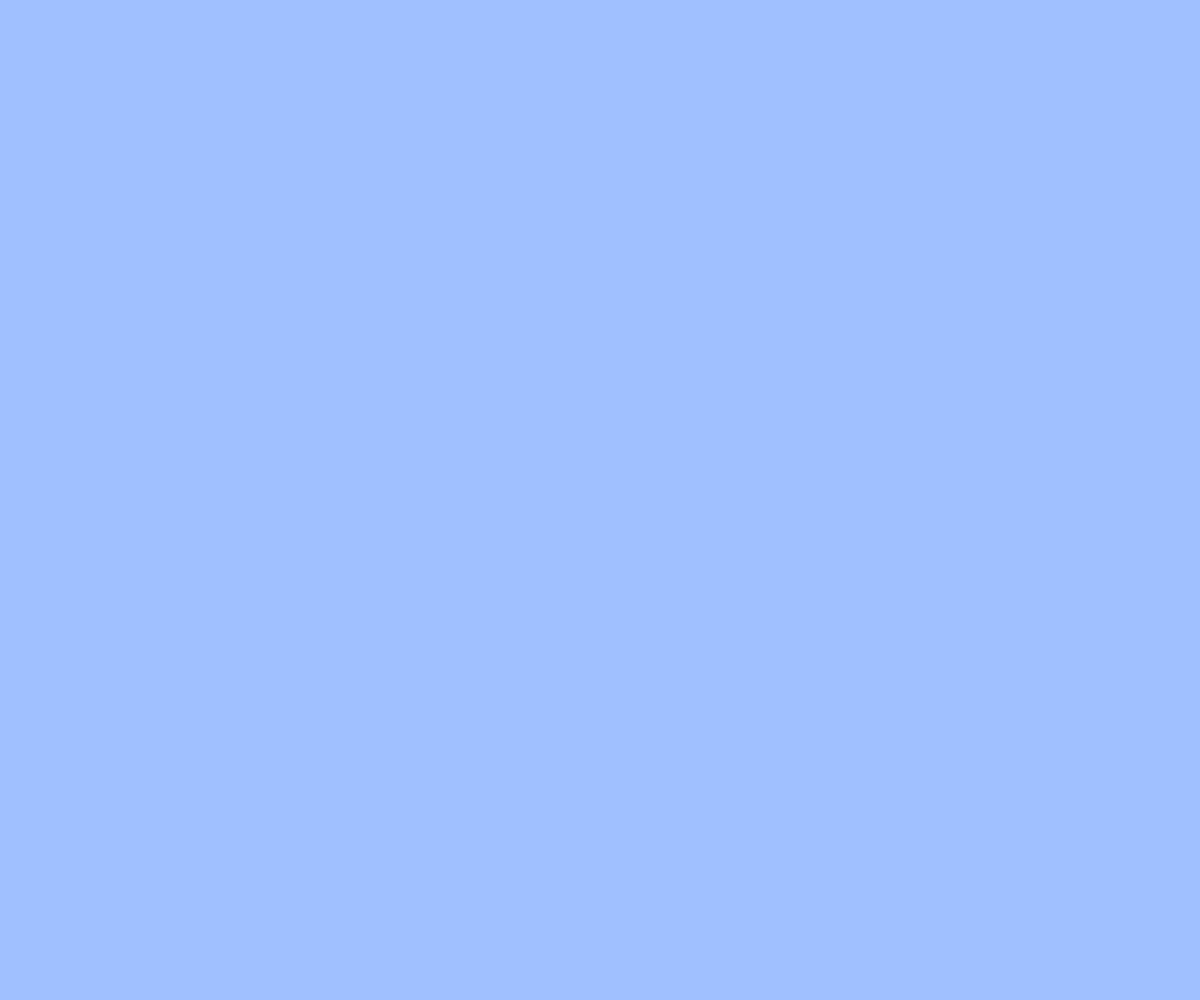
Frame 1 (no input)
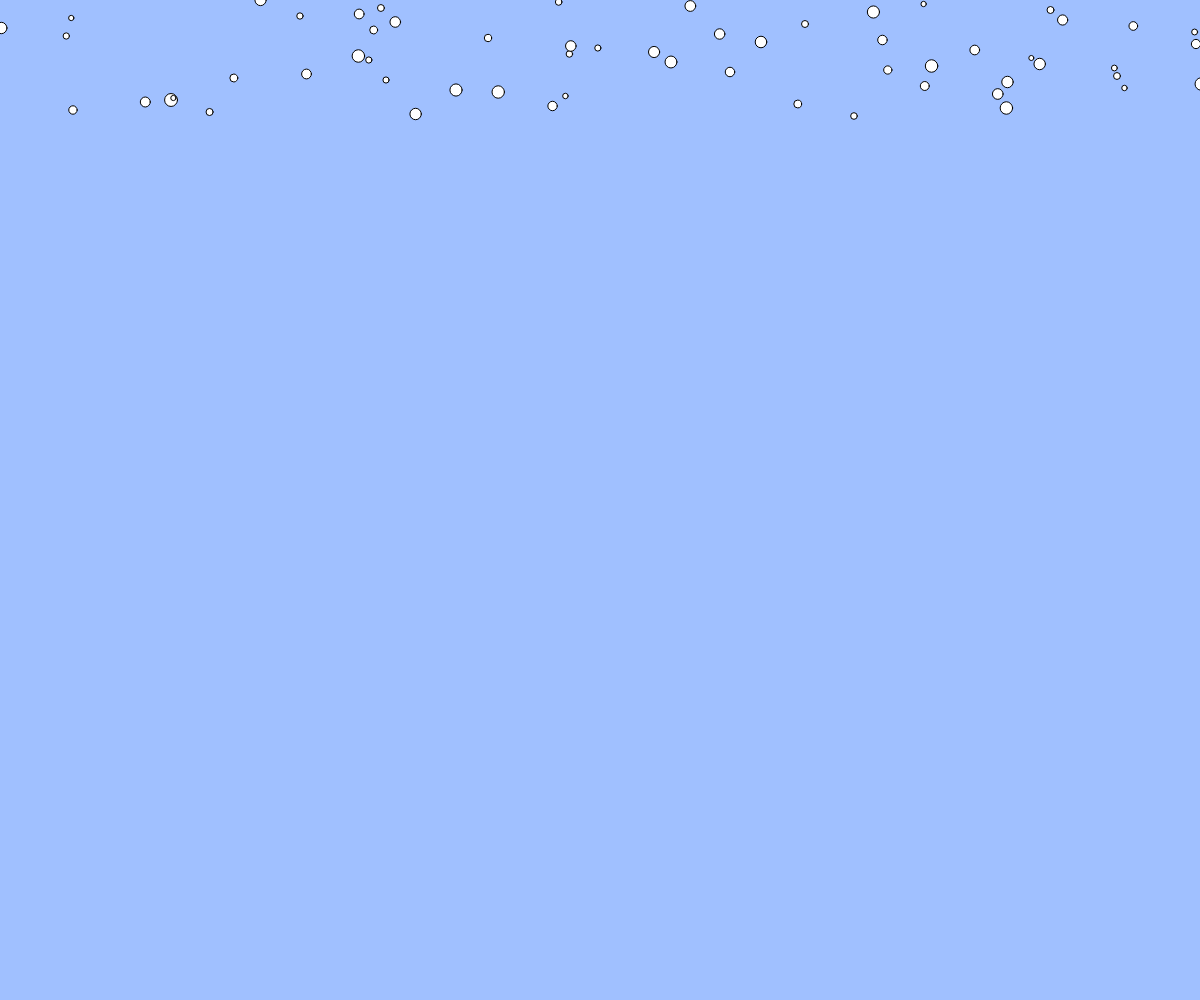
Frame 60 (no input)
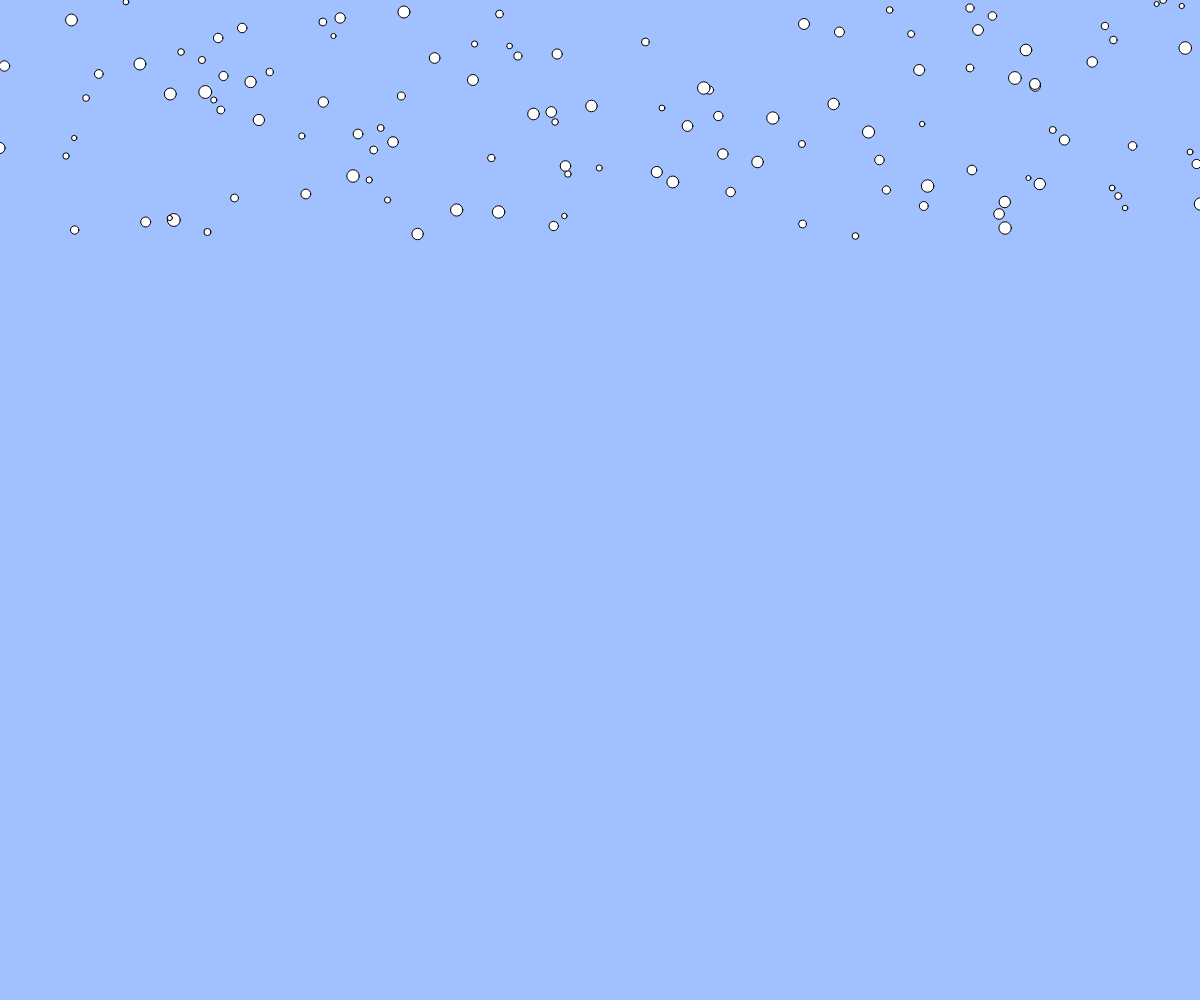
Frame 120 (the mouse pressed at the canvas centre since frame 60)

The p5.js sketch that drew these frames (run headless with seeded random() and noise() and a simulated clock; from frame 60 on, the mouse is pressed at the canvas centre):

// p5.js sketch
// ── sketch.js
//　テキスト「オブジェクト」
// 練習問題：ボールのサイズをランダムに変更してみよう
// 練習問題：何も操作しなくてもボールが湧いてくる機能を追加しよう

let balls;

function setup(){
  createCanvas(windowWidth, windowHeight);
  balls = [];
}

function draw(){
  background(160, 192, 255);
  for(let i = 0; i < balls.length; i++){
    let b = balls[i];
    ellipse(b.x, b.y, b.size);
    b.x += b.vx;
    b.vx = random(-0.5, 0.5);
    b.y += b.vy;
    if(b.y > height){balls.shift(b)};
  }
  const b = { x: random(width), y: 0, size: random(5, 13), vx: 0, vy: 2 };
  balls.push(b);
}

function mouseDragged(){
  const dx = mouseX - pmouseX;
  const dy = mouseY - pmouseY;
  if(mag(dx, dy) > 5){
    const b = { x: mouseX, y: mouseY, size: random(20, 100), vx: dx, vy: dy };
    balls.push(b);
  }
}

function windowResized(){
  resizeCanvas(windowWidth, windowHeight);
}
